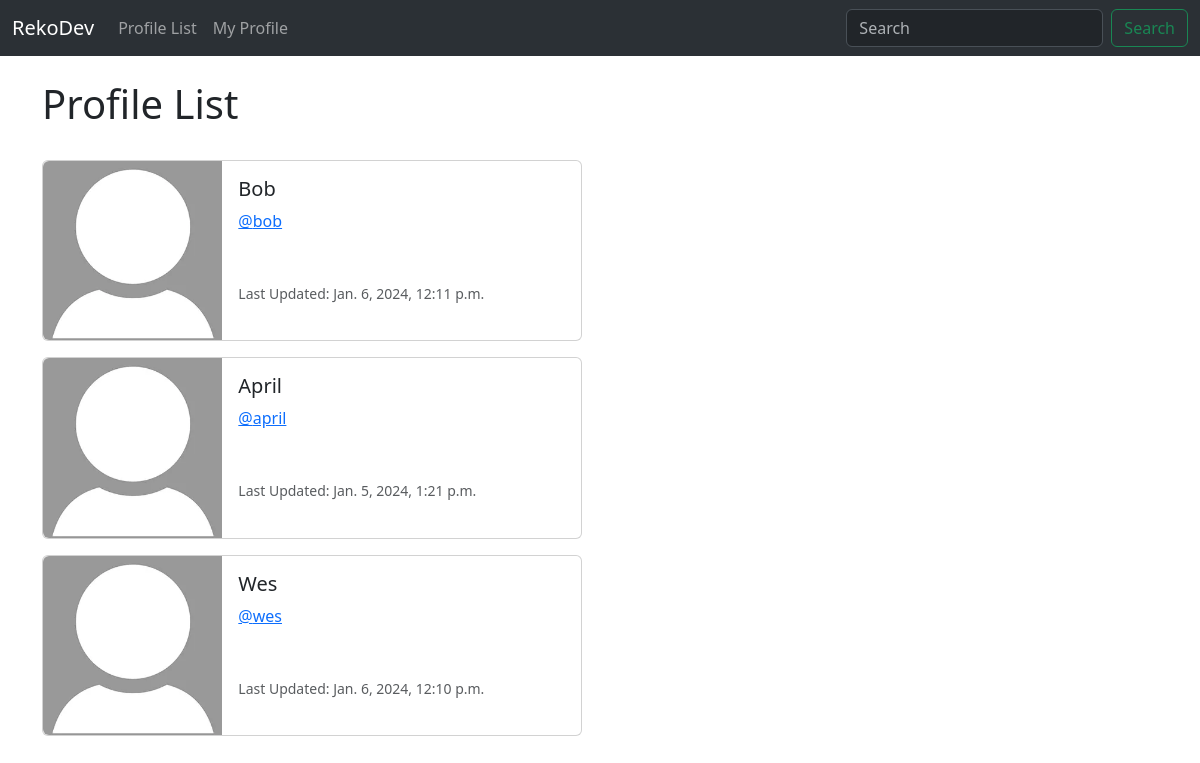
The app's page /profile_list (signed in) with its own data.
### reko/models.py (models this page shows, shortened)
class Profile(models.Model):
    user = models.OneToOneField(User, on_delete=models.CASCADE) # We'll associate one user to one profile, and if User gets deleted, delete "profile" too
    follows = models.ManyToManyField("self",
        related_name="followed_by", # Ppl who follows you
        symmetrical=False, # If you follow someone, that someone doesn't have to follow you, right?
        blank=True) # I mean it would be cool if you started following me... <3 see ya there boi / Yeah but you start following nothing...
    date_modified = models.DateTimeField(User, auto_now=True) # When was this profile last modified?

### reko/views.py (the view)
# urls.py: path('profile_list', views.profile_list, name="profile_list"),
def profile_list(request):
    if request.user.is_authenticated:
        profiles = Profile.objects.exclude(user=request.user)
        return render(request, 'profile_list.html', {"profiles": profiles})
    else:
        messages.success(request, ('You must log-in in order to view other profiles.'))
        return redirect('home')

### reko/templates/profile_list.html
{% extends 'base.html' %}
{% load static %}
{% block content %}
<h1>Profile List</h1>
<br>
{% if profiles %}
    {% for profile in profiles %}
    <div class="card mb-3" style="max-width: 540px;">
        <div class="row g-0">
          <div class="col-md-4">
            <img src="{% static 'images/default-logo.webp' %}" class="img-fluid rounded-start" alt="Profile Image">
          </div>
          <div class="col-md-8">
            <div class="card-body">
              <h5 class="card-title">{{ profile.user.username }}</h5>
              <a href="{% url 'profile' profile.user.id %}"><p class="card-text">@{{ profile.user.username|lower }}</p></a>
              <br><br>
              <p class="card-text"><small class="text-body-secondary">Last Updated: {{ profile.date_modified }}</small></p>
            </div>
          </div>
        </div>
      </div>
    {% endfor %}
{% endif %}
{% endblock %}

### records on screen
Profile: user.username "Bob", user.username "bob", date_modified "Jan. 6, 2024, 12:11 p.m."
Profile: user.username "April", user.username "april", date_modified "Jan. 5, 2024, 1:21 p.m."
Profile: user.username "Wes", user.username "wes", date_modified "Jan. 6, 2024, 12:10 p.m."
